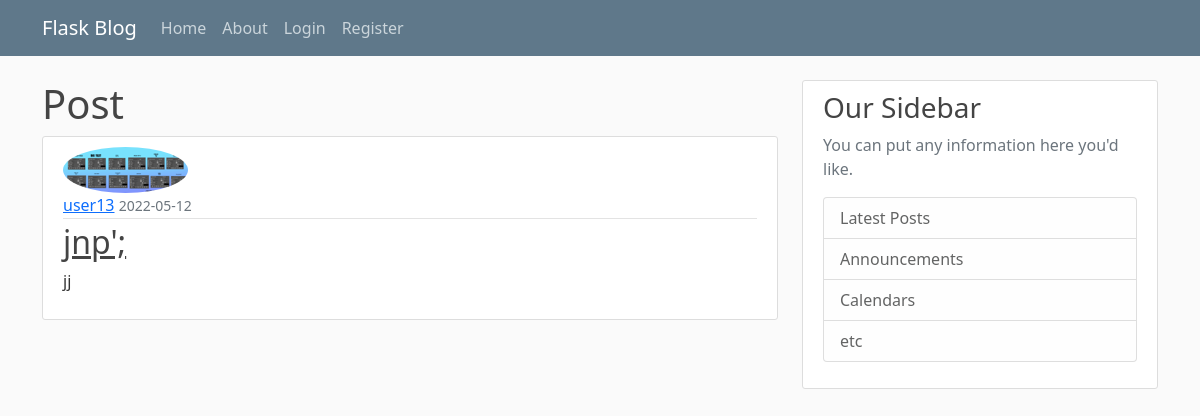
/post/11, run on the app's committed database.
### flaskblog/models.py (models this page shows, shortened)
class User(db.Model, UserMixin):
    id = db.Column(db.Integer, primary_key=True)
    username = db.Column(db.String(20), unique=True, nullable=False)
    email = db.Column(db.String(120), unique=True, nullable=False)
    image_file = db.Column(db.String(20), nullable=False,
                           default='default.jpg')
    password = db.Column(db.String(60), nullable=False)
    posts = db.relationship('Post', backref='author', lazy=True)

class Post(db.Model):
    id = db.Column(db.Integer, primary_key=True)
    title = db.Column(db.String(100), nullable=False)
    date_posted = db.Column(db.DateTime, nullable=False,
                            default=datetime.utcnow)
    content = db.Column(db.Text, nullable=False)
    user_id = db.Column(db.Integer, db.ForeignKey('user.id'), nullable=False)

### flaskblog/posts/routes.py (the view)
@posts.route("/post/<post_id>")
def post(post_id):
    post = Post.query.get_or_404(post_id)
    return render_template('post.html', title=post.title, post=post)

### flaskblog/templates/post.html (shortened to what this page needs)
{% extends "base.html" %} {% block content %}
<h1>Post</h1>
<article class="media content-section">
    <img
        src="{{ url_for('static', filename='profile_pics/' + post.author.image_file) }}"
        class="rounded-circle"
        alt=""
    />
    <div class="media-body">
        <div class="article-metadata">
            <a class="mr-2" href="#">{{ post.author.username }}</a>
            <small class="text-muted">
                {{ post.date_posted.strftime('%Y-%m-%d') }}
            </small>
        </div>
        <h2>
            <a
                class="article-title"
                href="{{ url_for('posts.post', post_id=post.id) }}"
                >{{ post.title }}</a
            >
        </h2>
        <p class="article-content">{{ post.content }}</p>
    </div>
</article>
{% endblock content %}

### flaskblog/static/main.css (style rules this page uses)
body { background: #fafafa; color: #333333; margin-top: 5rem; }
h1, h2, h3, h4, h5, h6 { color: #444444; }
.content-section { background: #ffffff; padding: 10px 20px; border: 1px solid #dddddd; border-radius: 3px; margin-bottom: 20px; }
.article-title { color: #444444; }
.article-content { white-space: pre-line; }
.article-metadata { padding-bottom: 1px; margin-bottom: 4px; border-bottom: 1px solid #e3e3e3 }

### data on the page
User: image_file (picture), author.username "user13"
Post: date_posted "2022-05-12", title "jnp';", content "jj"
